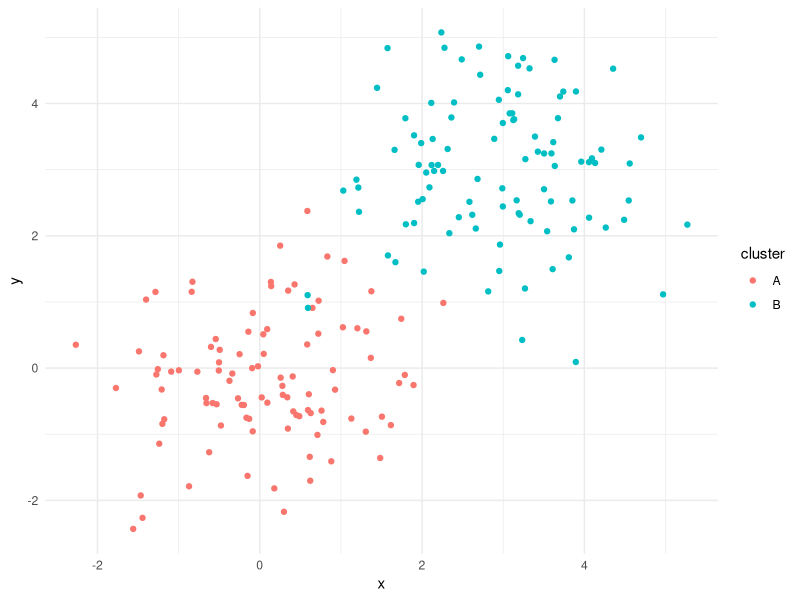

Reproduce this figure in R.
## ---- chunk 1
# Packages ----------------------------------------------------------------
library(tidyr)
library(plyr)
library(dplyr)
library(ggplot2)
library(gganimate)
## ---- chunk 2
# Generate Data -----------------------------------------------------------

# We generate some data using 2 different normal distributions

# data for cluster 1
c1_data <- data.frame("cluster" = "A",
                      "x" = rnorm(100,0,1),
                      "y" = rnorm(100,0,1))

c2_data <- data.frame("cluster" = "B",
                      "x" = rnorm(100,3,1),
                      "y" = rnorm(100,3,1))

# Join clusters together
sample_data <- rbind(c1_data,
                     c2_data)
## ---- chunk 3
# Plot
ggplot(sample_data,
       aes(x = x, y = y, col = cluster)) +
  geom_point() +
  theme_minimal()
## ---- chunk 4
# Set Seed
set.seed(0216)

# shuffle data
sample_data <- sample(sample_data)

# remove cluster column in preperation for k-means algorithm
sample_data <- sample_data %>%
  dplyr::select(-cluster)
## ---- chunk 5
# K-Means Clustering ------------------------------------------------------

kMeansVersionRo <- function(data, k = 2, iterations = 10){
  
  # STEP 1: INITIALIZE LISTS
  
  # initialize means list
  means_list <- vector("list", length = iterations)
  
  # intiialize closest distances list
  closest_distances_list <- vector("list", length = iterations)

  # STEP 2: GET STARTING MEANS
  
  # Get starting means - from random sampled points in the data set
  means <- sample_n(data,
                    k,
                    replace = FALSE)

  
  # STEP 3: START K-MEANS PROCESS
  
  # Begin looping through iterations
  for (i in 1:iterations){
  
    # Put current means into means_list
    means_list[[i]] <- means %>%
      mutate(kmeanid = 1:k,
             Iteration = i)
    
    # Calculate Euclidean distance from each observation to each mean
    distances <- vector("list", length = k)
    
    for (j in 1:k){
      distances[[j]] <- ldply(apply(data,
                                    1,
                                    FUN = function(x){
                                      sqrt(rowSums((x - means[j,])^2))})) %>%
        mutate("kmeanid" = j)
    }
    
    # Pull together into one dataframe
    distances <- ldply(distances) %>%
      mutate(index = ((row_number() - 1) %/% k) + 1,
             index = rep(seq(nrow(data)), k)) %>%
      rename("Distance" = V1)
    
    # add index to data
    data_with_index <- data %>%
      mutate(index = seq(nrow(data)))
    
    # bolt on x and y values using the index
    distances <- merge(distances,
                       data_with_index,
                       by = "index")
    
    # Find min mean
    closest_distances <- distances %>%
      group_by(index) %>%
      filter(Distance == min(Distance)) %>%
      ungroup() %>%
      mutate(Iteration = i)
    
    # Store closest_distances
    closest_distances_list[[i]] <- closest_distances
    
    # Update means
    means <- closest_distances %>%
      dplyr::select(-c(index,Distance, Iteration)) %>%
      group_by(kmeanid) %>%
      summarise_all(.funs = mean) %>%
      ungroup() %>%
      dplyr::select(-kmeanid)
    
    # Print iteration number
    print(paste0("Iteration: ", i))

  }
  
  output <- list("means" = means_list,
                 "data" = closest_distances_list)
  
  
}
## ---- chunk 6
# Use function:
results <- kMeansVersionRo(sample_data, k = 2, iterations = 5)
## ---- chunk 7
results$means[[5]]
## ---- chunk 8
# Data
plot_points <- ldply(results$data)

# Means
plot_means <- ldply(results$means)

# Take a look
head(plot_points)
head(plot_means)
## ---- chunk 9
# Plot
p <- ggplot() +
  geom_point(data = plot_points,
             aes(x = x,
                 y = y,
                 col = as.factor(kmeanid)),
             size = 2,
             alpha = 0.8,
             shape = 4) +
  geom_point(data = plot_means,
             aes(x = x,
                 y = y,
                 col = as.factor(kmeanid)),
             size = 5)+
  theme_minimal() +
  guides(col = guide_legend(title = "Cluster")) +
  theme(plot.title = element_text(size = 20))

# Animate plot by iteration
p + transition_manual(Iteration) + labs(title = "k-Means Iteration: {frame}")
## ---- chunk 10
results_3c <- kMeansVersionRo(sample_data, k = 3, iterations = 5)

# Data
plot_points_3c <- ldply(results_3c$data)

# Means
plot_means_3c <- ldply(results_3c$means)

# Plot
p_3c <- ggplot() +
  geom_point(data = plot_points_3c,
             aes(x = x,
                 y = y,
                 col = as.factor(kmeanid)),
             size = 2,
             alpha = 0.8,
             shape = 4) +
  geom_point(data = plot_means_3c,
             aes(x = x,
                 y = y,
                 col = as.factor(kmeanid)),
             size = 5)+
  theme_minimal() +
  guides(col = guide_legend(title = "Cluster")) +
  theme(plot.title = element_text(size = 20))

# Animate plot by iteration
p_3c + transition_manual(Iteration) + labs(title = "k-Means Iteration: {frame}")
